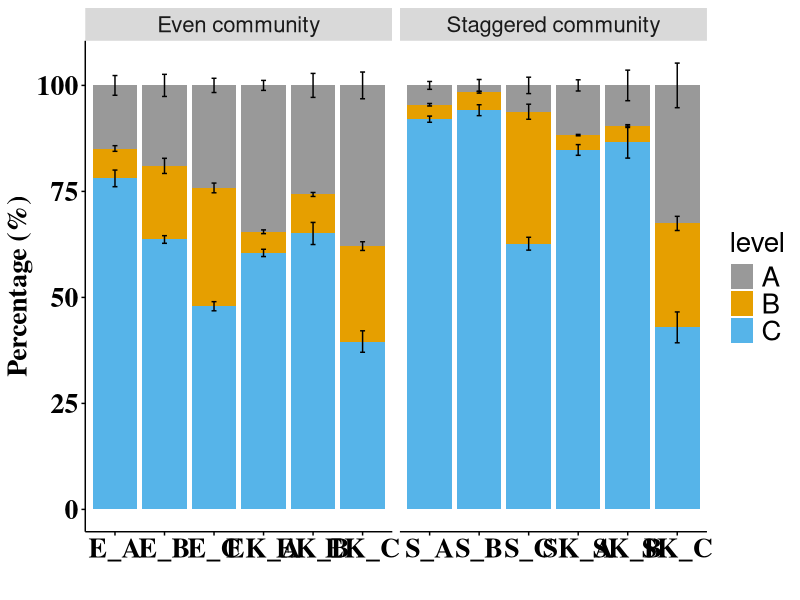

R code for this plot:

x<-read.table(file="mis.txt",sep="\t",header=T)  
x

library(tidyverse)
E_A = x %>% filter(Type == "E",primer=="A") %>%
  group_by(mismatch)%>%
  summarize(mean = mean(percentage),sd = sd(percentage)) 
E_A = cbind(Type=rep("E_A",3),E_A,for_sd=unlist(c(100,E_A[2,2],E_A[2,2]+E_A[3,2])))

E_B = x %>% filter(Type == "E",primer=="B") %>%
  group_by(mismatch) %>% 
  summarize(mean = mean(percentage),sd = sd(percentage)) 
E_B = cbind(Type=rep("E_B",3),E_B,for_sd=unlist(c(100,E_B[2,2],E_B[2,2]+E_B[3,2])))

E_C = x %>% filter(Type == "E",primer=="C") %>%
  group_by(mismatch) %>% 
  summarize(mean = mean(percentage),sd = sd(percentage)) 
E_C = cbind(Type=rep("E_C",3),E_C,for_sd=unlist(c(100,E_C[2,2],E_C[2,2]+E_C[3,2])) ) 

EK_A = x %>% filter(Type == "EK",primer=="A") %>%
  group_by(mismatch) %>% 
  summarize(mean = mean(percentage),sd = sd(percentage)) 
EK_A = cbind(Type=rep("EK_A",3),EK_A,for_sd=unlist(c(100,EK_A[2,2],EK_A[2,2]+EK_A[3,2]))  ) 

EK_B = x %>% filter(Type == "EK",primer=="B") %>%
  group_by(mismatch) %>% 
  summarize(mean = mean(percentage),sd = sd(percentage)) 
EK_B = cbind(Type=rep("EK_B",3),EK_B,for_sd=unlist(c(100,EK_B[2,2],EK_B[2,2]+EK_B[3,2])) )

EK_C = x %>% filter(Type == "EK",primer=="C") %>%
  group_by(mismatch) %>% 
  summarize(mean = mean(percentage),sd = sd(percentage)) 
EK_C = cbind(Type=rep("EK_C",3),EK_C,for_sd=unlist(c(100,EK_C[2,2],EK_C[2,2]+EK_C[3,2])) )  

S_A = x %>% filter(Type == "S",primer=="A") %>%
  group_by(mismatch) %>% 
  summarize(mean = mean(percentage),sd = sd(percentage)) 
S_A = cbind(Type=rep("S_A",3),S_A,for_sd=unlist(c(100,S_A[2,2],S_A[2,2]+S_A[3,2]))  )

S_B = x %>% filter(Type == "S",primer=="B") %>%
  group_by(mismatch) %>% 
  summarize(mean = mean(percentage),sd = sd(percentage)) 
S_B = cbind(Type=rep("S_B",3),S_B,for_sd=unlist(c(100,S_B[2,2],S_B[2,2]+S_B[3,2]))   )

S_C = x %>% filter(Type == "S",primer=="C") %>%
  group_by(mismatch) %>% 
  summarize(mean = mean(percentage),sd = sd(percentage)) 
S_C = cbind(Type=rep("S_C",3),S_C,for_sd=unlist(c(100,S_C[2,2],S_C[2,2]+S_C[3,2]))  ) 

SK_A = x %>% filter(Type == "SK",primer=="A") %>%
  group_by(mismatch) %>% 
  summarize(mean = mean(percentage),sd = sd(percentage)) 
SK_A = cbind(Type=rep("SK_A",3),SK_A,for_sd=unlist(c(100,SK_A[2,2],SK_A[2,2]+SK_A[3,2]))  ) 

SK_B = x %>% filter(Type == "SK",primer=="B") %>%
  group_by(mismatch) %>% 
  summarize(mean = mean(percentage),sd = sd(percentage)) 
SK_B = cbind(Type=rep("SK_B",3),SK_B,for_sd=unlist(c(100,SK_B[2,2],SK_B[2,2]+SK_B[3,2]))  )  

SK_C = x %>% filter(Type == "SK",primer=="C") %>%
  group_by(mismatch) %>% 
  summarize(mean = mean(percentage),sd = sd(percentage)) 
SK_C = cbind(Type=rep("SK_C",3),SK_C,for_sd=unlist(c(100,SK_C[2,2],SK_C[2,2]+SK_C[3,2])) )    

##################
da.ta = rbind(E_A,E_B,E_C,EK_A,EK_B,EK_C,S_A,S_B,S_C,SK_A,SK_B,SK_C)
data = cbind(facet=c(rep("Even community",18),rep("Staggered community",18)),da.ta)
data
data$level =rep(c("A","C","B"),12)

data2 = data %>% arrange(Type,level);data2

library(ggplot2)
plot_theme = theme(panel.background=element_blank(),
                   panel.grid=element_blank(),
                   axis.line.x=element_line(size=.5, colour="black"),
                   axis.line.y=element_line(size=.5, colour="black"),
                   axis.ticks=element_line(color="black"),
                   axis.text=element_text(color="black", size=20),
                   legend.position="right",
                   legend.background=element_blank(),
                   legend.key=element_blank(),
                   legend.text= element_text(size=20),
                   text=element_text(family="sans", size=20)
)
ggplot(data, aes(x=Type, y=mean, fill=level)) +
  facet_grid(. ~ facet,scales="free") +
  theme(legend.position="right")+
  geom_bar(position="stack", stat="identity") +
  geom_errorbar(aes(ymin=for_sd+sd, ymax=for_sd-sd),
                width=.1,                    
                position="identity") +
  xlab("")+ylab("Percentage (%)")+scale_fill_manual(values=c("#999999", "#E69F00", "#56B4E9"))+
  #labs(fill="Mismatch") + scale_fill_discrete(breaks=c(">1","1","0"))+
  theme(axis.text= element_text(size=20, color="black", family  = "serif", face= "bold", vjust=0.5, hjust=0.5))+
  theme(axis.title = element_text(size=20, color="black", family  = "serif",face= "bold", vjust=0.5, hjust=0.5))+
  plot_theme
